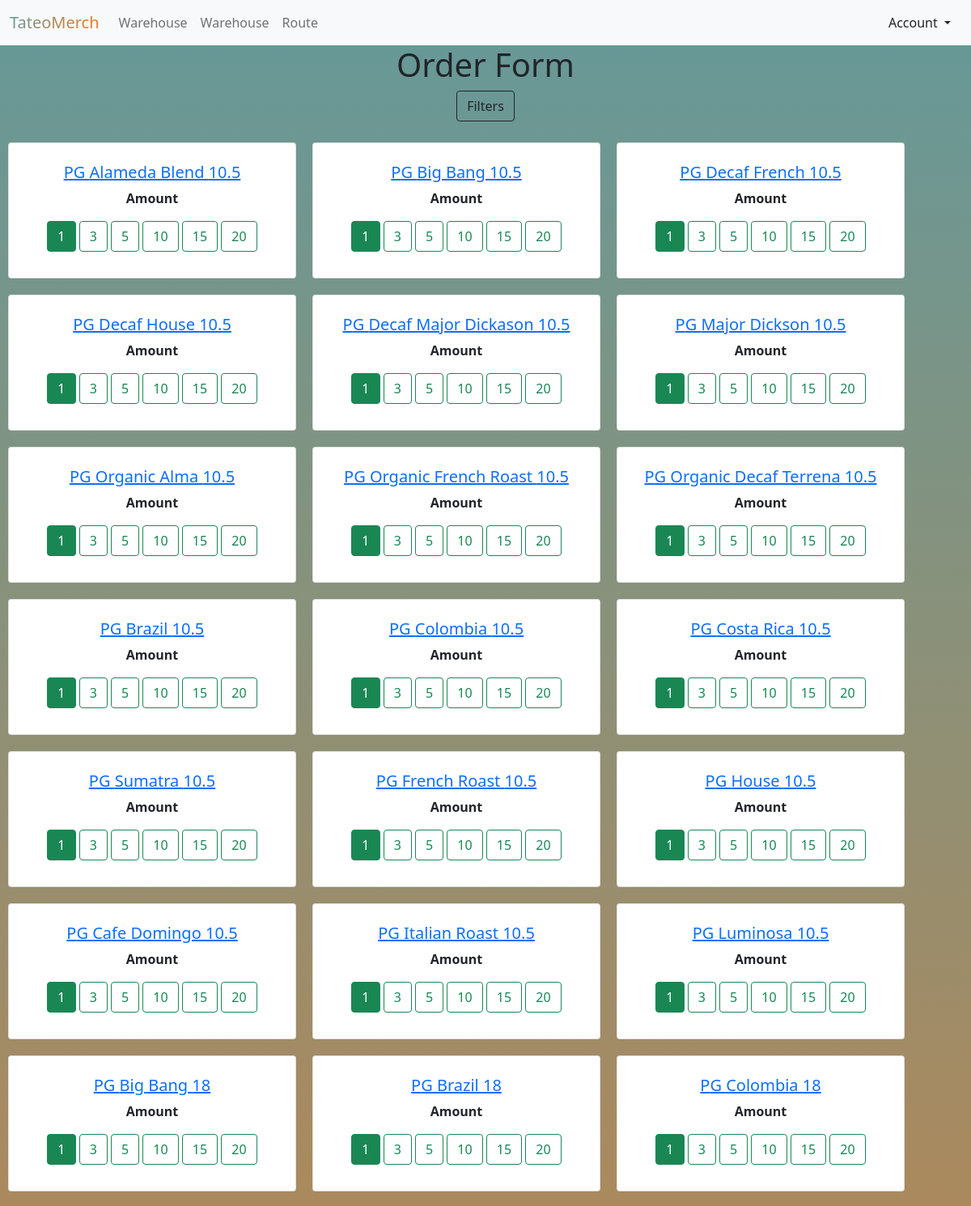
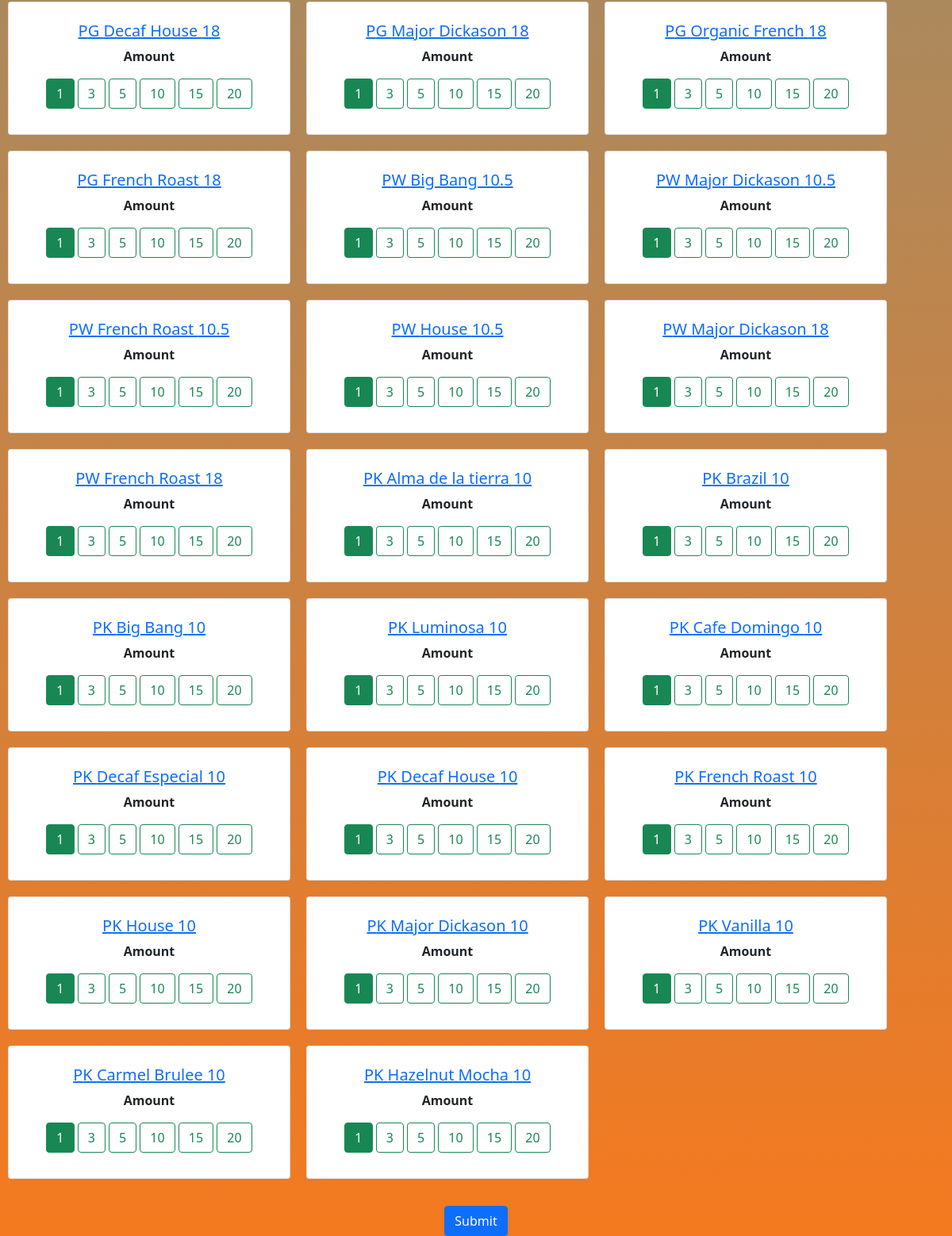
/ops/orderform (signed in), run on the app's committed database (2 pictures, top to bottom).
### operations/models.py (models this page shows, shortened)
class Item(models.Model):
    item_brand          = models.CharField(choices=BRAND, max_length=25, default='P')
    item_type           = models.CharField(choices=TYPE, max_length=25)
    item_size           = models.CharField(choices=SIZE, max_length=25)
    item_name           = models.CharField(max_length=100)
    item_number         = models.IntegerField(default=0)
    item_date           = models.DateField(blank=True, null=True)
    cpc                 = models.IntegerField(blank=True, null=True)

### operations/views.py (the view)
# urls.py: path('orderform', login_required(orderForm.as_view()), name='order-form'),
class orderForm(ListView):
    model = Item
    template_name = "order_form2.html"
    def get_context_data(self, **kwargs):
        context = super().get_context_data(**kwargs)
        context['filter'] = ItemFilter(self.request.GET, queryset=self.get_queryset())
        return context

### account/models.py (called while the page is built)
    def is_merch(self):
        if self.title == "Merch":
            return True
        else:
            return False

    def is_rsr(self):
        if self.title == "RSR":
            return True
        else:
            return False

### operations/templates/order_form2.html (shortened to what this page needs)
{% load static %}
<!doctype html>
<html lang="en">
  <head>
    <link rel="stylesheet" type="text/css" src="{% static 'css/main.css' %}"/>
  </head>
<body class="grad">
    {% include 'navbar.html' %}
    {% block content %}
        <div >
            <h1 class="jumbotron text-justify" > Order Form </h1>
        </div>
    <form method="get">
        <div class="justify-content-center">
            <p>
              <button class="btn btn-outline-dark " type="button" data-bs-toggle="collapse" data-bs-target="#filter" aria-expanded="false" aria-controls="collapseExample">
                  Filters
              </button>
             </p>
        </div>
    </form>
    <main>
      <form method="post" class="text-center mb-4">{% csrf_token %}
        <div style="display: flex; flex-direction: row; flex-wrap: wrap">
          {% for obj in filter.qs %}
            <div class="card" style="width: 22.25rem; margin: 10px">
              <div class="card-body text-center">
                <h5>
                    <a href="{{ obj.get_absolute_url }}" class="dark-grey-text">{{ obj.item_brand }}{{ obj.item_type }} {{ obj.item_name }} {{ obj.item_size }}
                    </a>
                </h5>
                  <p><strong id="id_order_{{obj.id}}" >Amount</strong></p>
                  <ul id="{{ obj.id }}" class="pagination justify-content-center pg-blue ">
                      <li class="page-item {{ obj.id }}">
                          <button id="id_order_{{obj.id}}" type='button' class="btn btn-outline-success active" onclick='triggerOrderItem("{{obj.id}}","1")'>1</button>
                          <button id="id_order_{{obj.id}}" type='button' class="btn btn-outline-success" onclick='triggerOrderItem("{{obj.id}}","3")'>3</button>
                          <button id="id_order_{{obj.id}}" type='button' class="btn btn-outline-success" onclick='triggerOrderItem("{{obj.id}}","5")'>5</button>
                          <button id="id_order_{{obj.id}}" type='button' class="btn btn-outline-success" onclick='triggerOrderItem("{{obj.id}}","10")'>10</button>
                          <button id="id_order_{{obj.id}}" type='button' class="btn btn-outline-success" onclick='triggerOrderItem("{{obj.id}}","15")'>15</button>
                          <button id="id_order_{{obj.id}}" type='button' class="btn btn-outline-success" onclick='triggerOrderItem("{{obj.id}}","20")'>20</button>
                      </li>
                  </ul>
              </div>
            </div>
          {% endfor %}
        </div>
      </form>
    <div class="mask rgba-black-strong d-flex justify-content-center align-items-center">
        <input class="btn btn-primary float-left" type="submit" />
    </div>
  </main>
</body>
</html>
{% endblock content %}

### data on the page
Item: item_brand "P", item_type "G", item_name "Alameda Blend", item_size "10.5"
Item: item_brand "P", item_type "G", item_name "Big Bang", item_size "10.5"
Item: item_brand "P", item_type "G", item_name "Decaf French", item_size "10.5"
Item: item_brand "P", item_type "G", item_name "Decaf House", item_size "10.5"
Item: item_brand "P", item_type "G", item_name "Decaf Major Dickason", item_size "10.5"
Item: item_brand "P", item_type "G", item_name "Major Dickson", item_size "10.5"
Item: item_brand "P", item_type "G", item_name "Organic Alma", item_size "10.5"
Item: item_brand "P", item_type "G", item_name "Organic French Roast", item_size "10.5"
Item: item_brand "P", item_type "G", item_name "Organic Decaf Terrena", item_size "10.5"
Item: item_brand "P", item_type "G", item_name "Brazil", item_size "10.5"
Item: item_brand "P", item_type "G", item_name "Colombia", item_size "10.5"
Item: item_brand "P", item_type "G", item_name "Costa Rica", item_size "10.5"
Item: item_brand "P", item_type "G", item_name "Sumatra", item_size "10.5"
Item: item_brand "P", item_type "G", item_name "French Roast", item_size "10.5"
Item: item_brand "P", item_type "G", item_name "House", item_size "10.5"
Item: item_brand "P", item_type "G", item_name "Cafe Domingo", item_size "10.5"
Item: item_brand "P", item_type "G", item_name "Italian Roast", item_size "10.5"
Item: item_brand "P", item_type "G", item_name "Luminosa", item_size "10.5"
Item: item_brand "P", item_type "G", item_name "Big Bang", item_size "18"
Item: item_brand "P", item_type "G", item_name "Brazil", item_size "18"
Item: item_brand "P", item_type "G", item_name "Colombia", item_size "18"
Item: item_brand "P", item_type "G", item_name "Decaf House", item_size "18"
Item: item_brand "P", item_type "G", item_name "Major Dickason", item_size "18"
Item: item_brand "P", item_type "G", item_name "Organic French", item_size "18"
Item: item_brand "P", item_type "G", item_name "French Roast", item_size "18"
Item: item_brand "P", item_type "W", item_name "Big Bang", item_size "10.5"
Item: item_brand "P", item_type "W", item_name "Major Dickason", item_size "10.5"
Item: item_brand "P", item_type "W", item_name "French Roast", item_size "10.5"
Item: item_brand "P", item_type "W", item_name "House", item_size "10.5"
Item: item_brand "P", item_type "W", item_name "Major Dickason", item_size "18"
Item: item_brand "P", item_type "W", item_name "French Roast", item_size "18"
Item: item_brand "P", item_type "K", item_name "Alma de la tierra", item_size "10"
Item: item_brand "P", item_type "K", item_name "Brazil", item_size "10"
Item: item_brand "P", item_type "K", item_name "Big Bang", item_size "10"
Item: item_brand "P", item_type "K", item_name "Luminosa", item_size "10"
Item: item_brand "P", item_type "K", item_name "Cafe Domingo", item_size "10"
Item: item_brand "P", item_type "K", item_name "Decaf Especial", item_size "10"
Item: item_brand "P", item_type "K", item_name "Decaf House", item_size "10"
Item: item_brand "P", item_type "K", item_name "French Roast", item_size "10"
Item: item_brand "P", item_type "K", item_name "House", item_size "10"
Item: item_brand "P", item_type "K", item_name "Major Dickason", item_size "10"
Item: item_brand "P", item_type "K", item_name "Vanilla", item_size "10"
Item: item_brand "P", item_type "K", item_name "Carmel Brulee", item_size "10"
Item: item_brand "P", item_type "K", item_name "Hazelnut Mocha", item_size "10"
